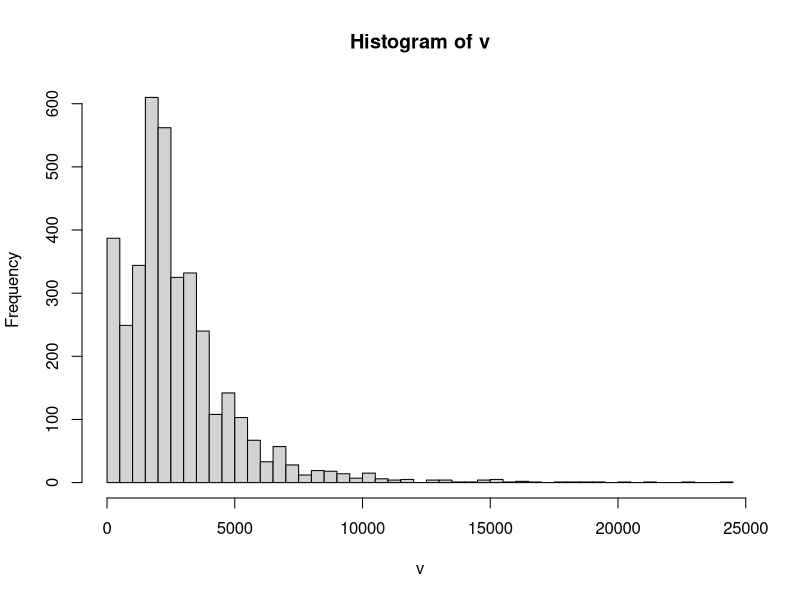

This chart was generated by the following R code:
setwd("C:/cygwin64/home/Qia/AMASE")
lead_times<-read.table("lead_times.txt",head=F,sep=",")
v1<-as.numeric(sub(-1,0,lead_times$V1))
v2<-as.numeric(sub(-1,0,lead_times$V2))

v<-rep(1:1,nrow(lead_times))
for(i in 1:nrow(lead_times)){
	v[i]<-max(v1[i],v2[i])
}
hist(v,breaks=50)

plot_cdf<-function(v,stripe,xlim,filename){
	it<-seq(1,xlim,stripe)
	v_cdf<-rep(1:1,length(it))
	for(i in 1:length(it)){
		index<-it[i]
		v_cdf[i]<-length(v[v<=index])/length(v)
	}
	pdf(filename)
	plot(it,v_cdf,xlab="seconds",ylab="cumulative probability",cex.axis=1.4,cex.lab=1.5,main="Lead Time cdf")
	response<-log(1/(1-v_cdf))
	regression<-lm(response~0+it)
	lines(it,1-1/exp(regression$fitted.values))
	print(regression$coefficients)
	dev.off()
}
